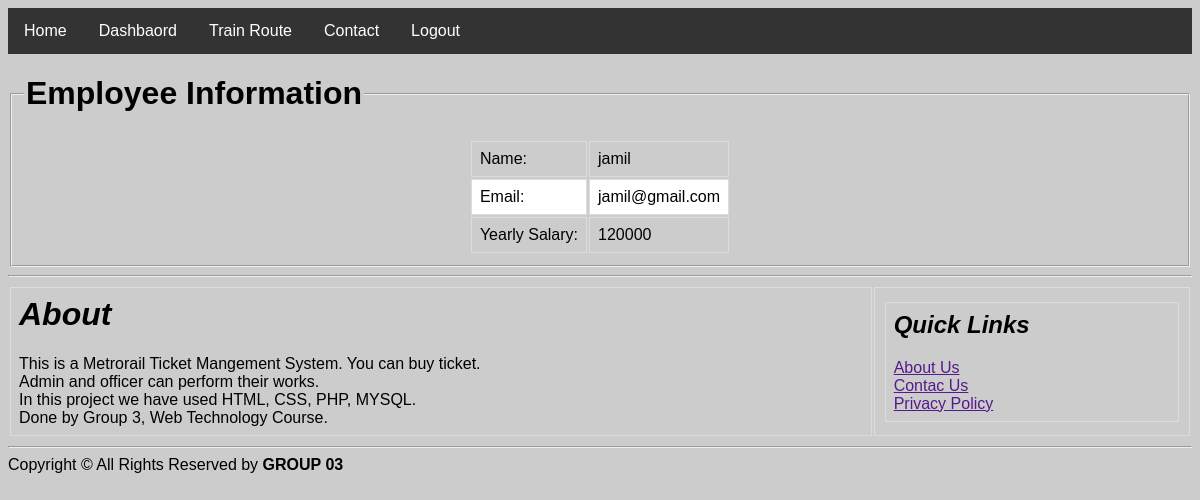
The app's page /emp/salreport.php (signed in) with its own data.
### tables this page shows
CREATE TABLE `add_emp` (
  `e_id` varchar(20) NOT NULL,
  `name` text NOT NULL,
  `pass` text NOT NULL,
  `gender` text NOT NULL,
  `email` varchar(20) NOT NULL,
  `phone` text NOT NULL,
  `address` text NOT NULL,
  `dob` text NOT NULL,
  `bl_grp` text NOT NULL,
  `nid` text NOT NULL,
  `salary` int(11) NOT NULL,
  `e_count` int(11) NOT NULL
);

### emp/Models/db_config.php (called while the page is built, shortened)
<?php
	$db_server="localhost";
	$db_uname="root";
	$db_pass="";
	$db_name="web_project";
	function get($query){
		global $db_server,$db_uname,$db_pass,$db_name;
		$conn = mysqli_connect($db_server,$db_uname,$db_pass,$db_name);
		$data = array();
		if($conn){
			$result = mysqli_query($conn,$query);
			while($row = mysqli_fetch_assoc($result)){
				$data[] = $row;
			}
		}
		return $data;
	}
?>

### emp/salreport.php (the view, shortened to what this page needs)
<?php
 include 'Controllers/Header.php';
 include 'models/db_config.php';
$email=$_SESSION["ulog"];
?>
<html>
    <head>
    </head>
    <body>
        <fieldset>
            <legend><h1>Employee Information</h1></legend>
           <table border="1" align="center" class="table-1">
           <?php
                    $query = "SELECT name, email, salary*12 as yearly FROM `add_emp` WHERE email='{$email}'";
                    $result=get($query);
                    foreach ($result as $row){
                    echo "<tr><td align='left'>Name:</td><td align='center'>$row[name]</td></tr>";
                    echo "<tr><td align='left'>Email:</td><td align='center'>$row[email]</td></tr>";
                    echo "<tr><td align='left'>Yearly Salary:</td><td align='center'>$row[yearly]</td></tr>";
                }
            ?>
           </table>
        </fieldset>
    </body>
</html>
<?php
 include 'Controllers/Footer.php';
?>

### emp/Controllers/Header.php (style rules this page uses)
body { font-family: Arial, Helvetica, sans-serif; background-color: rgb(204, 204, 204); }

### emp/salreport.php (style rules this page uses)
body { background-color: rgb(204, 204, 204); }
.table-1 { height: auto ; width: auto; }
table { font-family: arial, sans-serif; border: 1px; width: 100%; }
td, th { border: 1px solid #dddddd; text-align: left; padding: 8px; }
tr:nth-child(even) { background-color: white; }

### records on screen
add_emp: name "jamil", email "jamil@gmail.com", row "120000"
